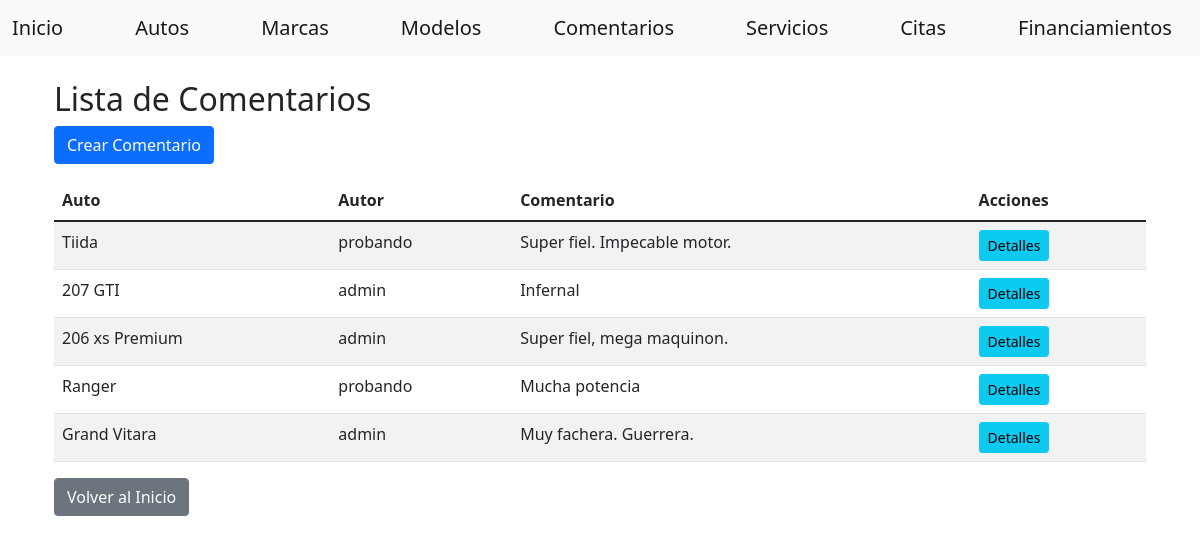
The page /gestion/comentarios/ on the database as committed earlier.
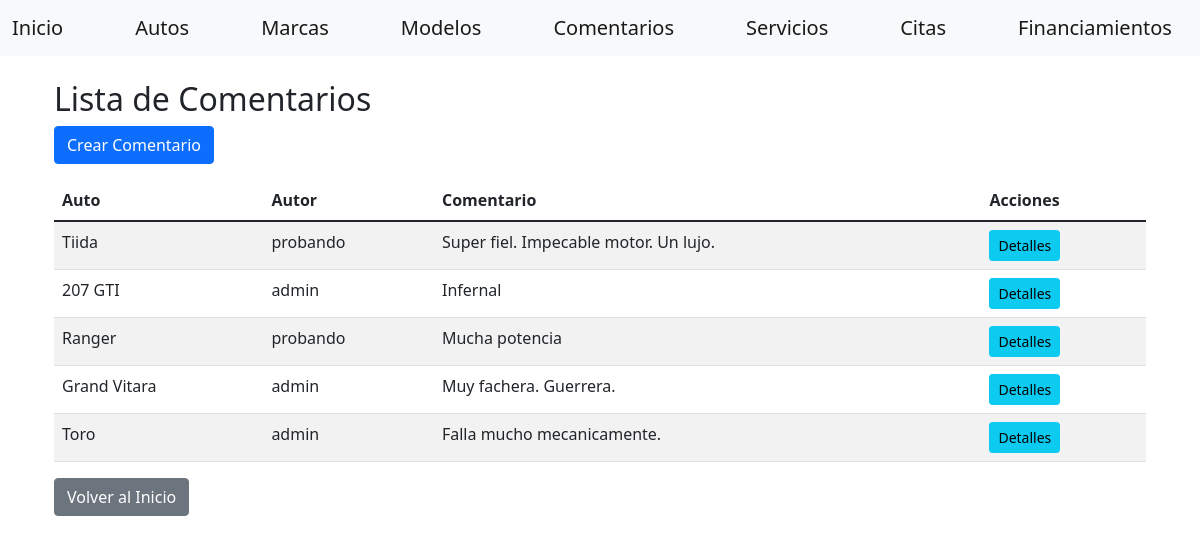
The same page on the database as committed later.
### gestion/models.py (models this page shows, shortened)
class Comentario(models.Model):
    auto = models.ForeignKey(Auto, on_delete=models.CASCADE)
    autor = models.ForeignKey(User, on_delete=models.CASCADE)
    comentario = models.TextField()
    fecha = models.DateTimeField(auto_now_add=True)

class Auto(models.Model):
    marca = models.ForeignKey(Marca, on_delete=models.CASCADE, default=1)
    modelo = models.ForeignKey(ModeloAuto, on_delete=models.CASCADE)
    categoria = models.ForeignKey(Categoria, on_delete=models.CASCADE)
    precio = models.DecimalField(max_digits=10, decimal_places=2)
    imagen = models.ImageField(upload_to='autos/')
    descripcion = models.TextField()

class ModeloAuto(models.Model):
    marca = models.ForeignKey(Marca, on_delete=models.CASCADE)
    nombre = models.CharField(max_length=100)

### gestion/views/comentario_view.py (the view)
# urls.py: path('comentarios/', comentario_view.ComentarioListView.as_view(), name='comentario-list'),
class ComentarioListView(View):
    def get(self, request, *args, **kwargs):
        repo = ComentarioRepository()
        comentarios = repo.get_all()
        return render(
            request,
            'comentarios/list.html',
            dict(
                comentarios=comentarios
            )
        )

### gestion/repositories/comentario_repository.py (called while the page is built)
    def get_all(self) -> List[Comentario]:
        return Comentario.objects.all()

### gestion/templates/comentarios/list.html (shortened to what this page needs)
{% extends "home/base.html" %}
{% block content %}
<div class="container mt-3">
    <h2>Lista de Comentarios</h2>
    <a href="{% url 'comentario-create' %}" class="btn btn-primary mb-3">Crear Comentario</a>
    <table class="table table-striped">
        <thead>
            <tr>
                <th>Auto</th>
                <th>Autor</th>
                <th>Comentario</th>
                <th>Acciones</th>
            </tr>
        </thead>
        <tbody>
            {% for comentario in comentarios %}
                <tr>
                    <td>{{ comentario.auto.modelo.nombre }}</td>
                    <td>{{ comentario.autor.username }}</td>
                    <td>{{ comentario.comentario }}</td>
                    <td>
                        <a href="{% url 'comentario-detail' comentario.id %}" class="btn btn-info btn-sm">Detalles</a>
                    </td>
                </tr>
            {% endfor %}
        </tbody>
    </table>
    <a href="{% url 'index' %}" class="btn btn-secondary">Volver al Inicio</a>
</div>
{% endblock %}

Rows that differ between the two databases and show on the page:
removed Comentario: auto.modelo.nombre "206 xs Premium", autor.username "admin", comentario "Super fiel, mega maquinon."
changed Comentario "Tiida": comentario "Super fiel. Impecable motor." → "Super fiel. Impecable motor. Un lujo."
added Comentario: auto.modelo.nombre "Toro", autor.username "admin", comentario "Falla mucho mecanicamente."
